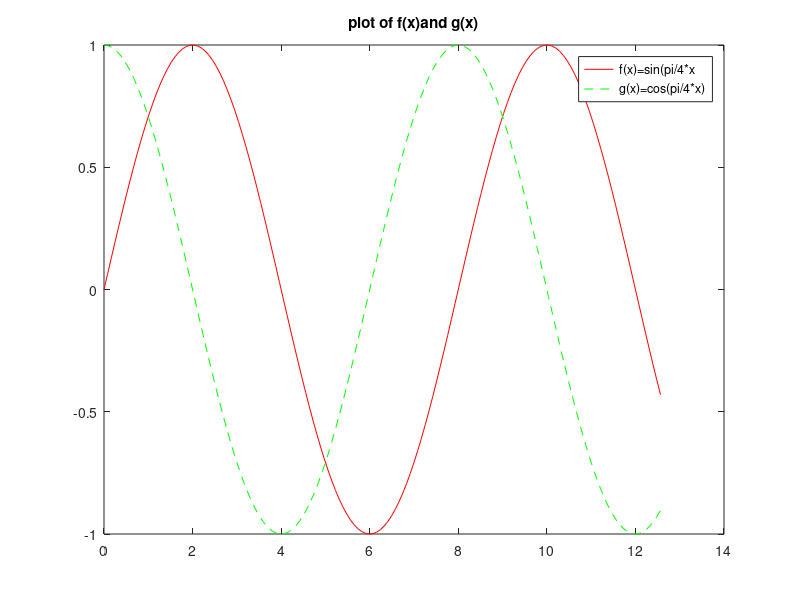

Write the MATLAB code that produced this figure.
x=linspace(0,4*pi,150);
f=sin(pi/4*x);
g=cos(pi/4*x);
figure;
plot(x,f,'r-',x,g,'g--')
title('plot of f(x)and g(x)');
legend('f(x)=sin(pi/4*x','g(x)=cos(pi/4*x)');
